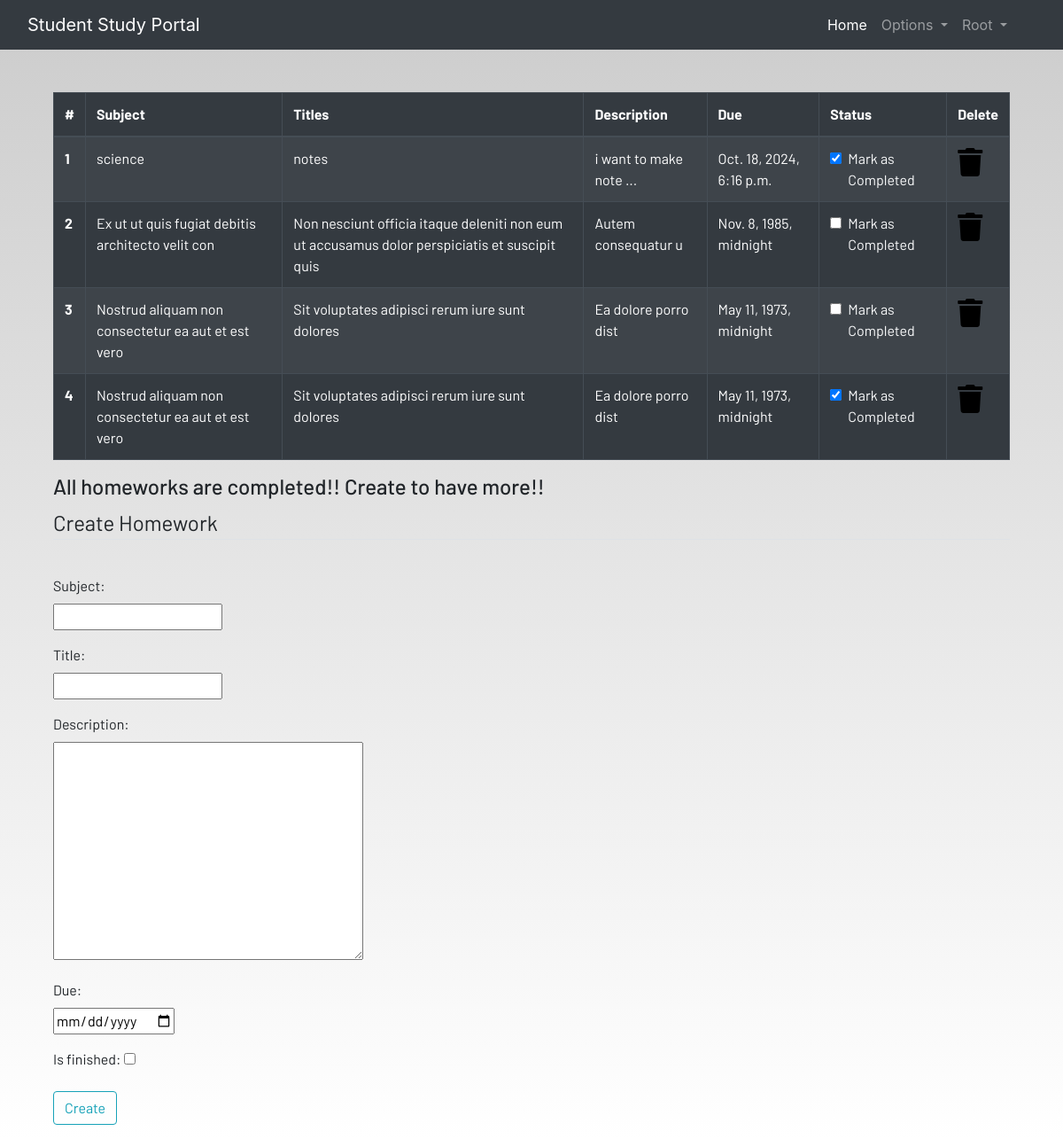
Page /homework/ (signed in) on the committed database.
### dashbord/models.py (models this page shows, shortened)
class Homework(models.Model):
    user = models.ForeignKey(User, on_delete=models.CASCADE)
    subject = models.CharField(max_length=50)
    title = models.CharField(max_length=100)
    description = models.TextField()
    due = models.DateTimeField()
    is_finished = models.BooleanField(default=False)

### dashbord/views.py (the view)
# urls.py: path("homework/", views.homework , name="homework"),
@login_required(login_url='login')
def homework(request):
    if request.method == "POST":
        form = HomeworkForm(request.POST)
        if form.is_valid():
            try:
                finished = request.POST['is_finished']
                if finished == "on":
                    finished = True
                else:
                    finished = False
            except:
                finished = False
            homeworks = Homework(
                user = request.user,
                subject = request.POST['subject'],
                title = request.POST['title'],
                description = request.POST['description'],
                due = request.POST['due'],
                is_finished = finished,
            )
            homeworks.save()
            messages.success(request, f"homework added {request.user.username} successfully")
            form = HomeworkForm()
    else:
        form = HomeworkForm()
    homeworks = Homework.objects.filter(user=request.user)
    context = {
        "homeworks":homeworks,
        "form":form,
    }
    return render(request, "dashboard/homework.html", context)

### dashbord/forms.py
class HomeworkForm(forms.ModelForm):
    class Meta:
        model = Homework
        fields = ["subject","title","description","due","is_finished"]
        widgets = {
            "due":DeteInput()
        }

### dashbord/templates/dashboard/homework.html (shortened to what this page needs)
{% extends 'dashboard/base.html' %}
{% load static %}
{% block content %}
<div class="container">
    <table class="table table-striped table-bordered table-hover table-dark">
        <thead>
            <tr>
                <th scope="col">#</th>
                <th scope="col">Subject</th>
                <th scope="col">Titles</th>
                <th scope="col">Description</th>
                <th scope="col">Due</th>
                <th scope="col">Status</th>
                <th scope="col">Delete</th>
            </tr>
        </thead>
        <tbody>
            {% for homework in homeworks %}
            <tr>
                <th scope="row">{{forloop.counter}}</th>
                <td>{{homework.subject}}</td>
                <td>{{homework.title}}</td>
                <td>
                    {{ homework.description|slice:"0:20" }}
                    {% if homework.description|length > 20 %}...{% endif %}
                </td>
                <td>{{homework.due}}</td>
                <td>
                    <a href=" {% url 'updatehomework' homework.id %} ">
                        <div class="form-check">
                            {% if homework.is_finished %}
                                <input class="form-check-input" type="checkbox" value ="" checked>
                            {% else %}
                                <input class="form-check-input" type="checkbox" value ="" >
                            {% endif %}
                                <label class="form-check-label text-light" for="flexCheckDefault">
                                    Mark as Completed
                                </label>
                        </div>
                    </a>
                </td>
                <td><a href="{% url 'deletehomework' homework.id %}"><i class="fa fa-trash fa-2x"></i></a></td>
            </tr>
            {% endfor %}
        </tbody>
    </table>
    <h4>All homeworks are completed!! Create to have more!!</h4>
</div>
<div class=" container">
    <form method="POST">
        <fieldset class="form-group">
            <legend class="border-bottom mb-4">Create Homework</legend>
        </fieldset>
        <div class="form-group">
            {{ form.subject.label_tag }} <br>
            {{ form.subject }}
        </div>
        <div class="form-group">
            {{ form.title.label_tag }} <br>
            {{ form.title }}
        </div>
        <div class="form-group">
            {{ form.description.label_tag }} <br>
            {{ form.description }}
        </div>
        <div class="form-group">
            {{ form.due.label_tag }} <br>
            {{ form.due }}
        </div>
        <div class="form-group">
            {{ form.is_finished.label_tag }}
            {{ form.is_finished }}
        </div>
        <div class="form-group">
            <button class="btn btn-outline-info" type="submit">
                Create
            </button>
        </div>
    </form>
</div>
{% endblock content %}

### dashbord/templates/dashboard/base.html (shortened to what this page needs)
<!DOCTYPE html>
{% load static %}
<html lang="en">
<head>
  <link rel="stylesheet" href="https://stackpath.bootstrapcdn.com/bootstrap/4.3.1/css/bootstrap.min.css"
 />
  <link rel="stylesheet" href="https://use.fontawesome.com/releases/v5.7.2/css/all.css"
 />
  <link rel="stylesheet" href="{% static 'css/main.css' %}" />
</head>
<body>
  <header>
    <nav class="navbar navbar-expand-lg navbar-dark bg-dark">
      <div class="container-fluid">
        <a class="navbar-brand" href="{% url 'home' %}">Student Study Portal</a>
        <div class="collapse navbar-collapse justify-content-end" id="navbarSupportedContent">
          <ul class="navbar-nav mb-2 mb-lg-0">
            <li class="nav-item">
              <a class="nav-link active" aria-current="page" href="{% url 'home' %}">Home</a>
            </li>
            <li class="nav-item dropdown">
              <a class="nav-link dropdown-toggle" href="#" id="navbarDropdown" role="button" data-toggle="dropdown"
                aria-haspopup="true" aria-expanded="false">
                Options
              </a>
            </li>
            {% if user.is_authenticated %}
            <li class="nav-item dropdown mr-4">
              <a class="nav-link dropdown-toggle" href="#" id="navbarDropdown" role="button" data-toggle="dropdown"
                aria-haspopup="true" aria-expanded="false">
                {{ user.username|capfirst }}
              </a>
            </li>
            {% endif %}
          </ul>
        </div>
      </div>
    </nav>
  </header>
  <br /><br />
  <main>
    <div class="container">
    {% block content %}
    {% endblock content %}
  </main>
</body>
</html>

### static/css/main.css (style rules this page uses)
html { scroll-behavior: smooth; height: 100%; width: 100%; }
main { font-family: Barlow, Quicksand, Rubik, sans-serif, serif, 'Times New Roman', Times, serif !important; }
a { text-decoration: none !important; color: black; }
html, body { max-width: 100%; overflow-x: hidden; height: 100%; width: 100%; }
body { background: linear-gradient(rgba(0, 0, 0, 0.2), rgba(255, 255, 255, 0.5)); overflow-x: hidden; background-repeat: no-repeat; }
.fa { color: black; }

### rows in the picture
Homework: subject "science", title "notes", description "i want to make note", due "Oct. 18, 2024, 6:16 p.m."
Homework: subject "Ex ut ut quis fugiat debitis architecto velit con", title "Non nesciunt officia itaque deleniti non eum ut accusamus dolor perspiciatis et suscipit quis", description "Autem consequatur u", due "Nov. 8, 1985, midnight"
Homework: subject "Nostrud aliquam non consectetur ea aut et est vero", title "Sit voluptates adipisci rerum iure sunt dolores", description "Ea dolore porro dist", due "May 11, 1973, midnight"
Homework: subject "Nostrud aliquam non consectetur ea aut et est vero", title "Sit voluptates adipisci rerum iure sunt dolores", description "Ea dolore porro dist", due "May 11, 1973, midnight"

### other values in the picture
{{ user.username|capfirst }} "Root"
